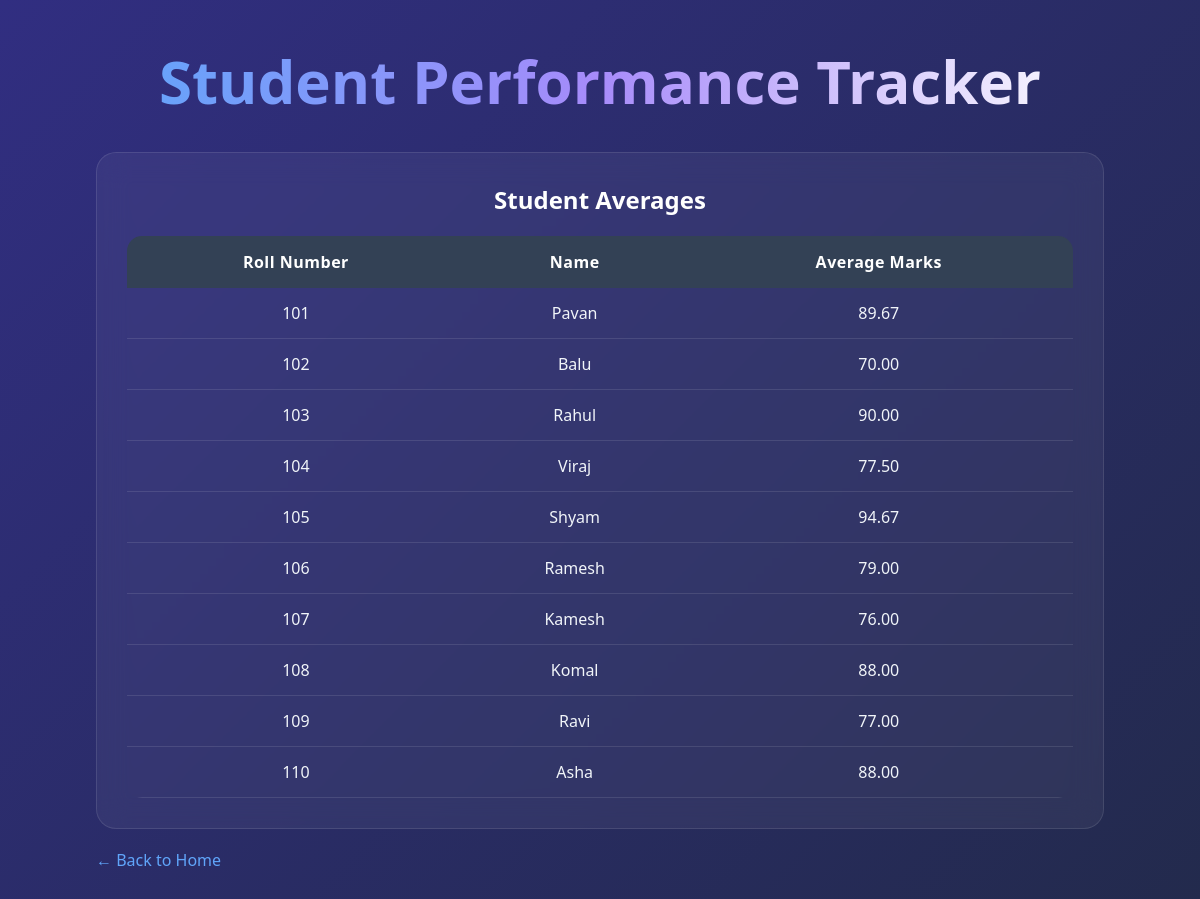
Before: /class_average with the older database file.
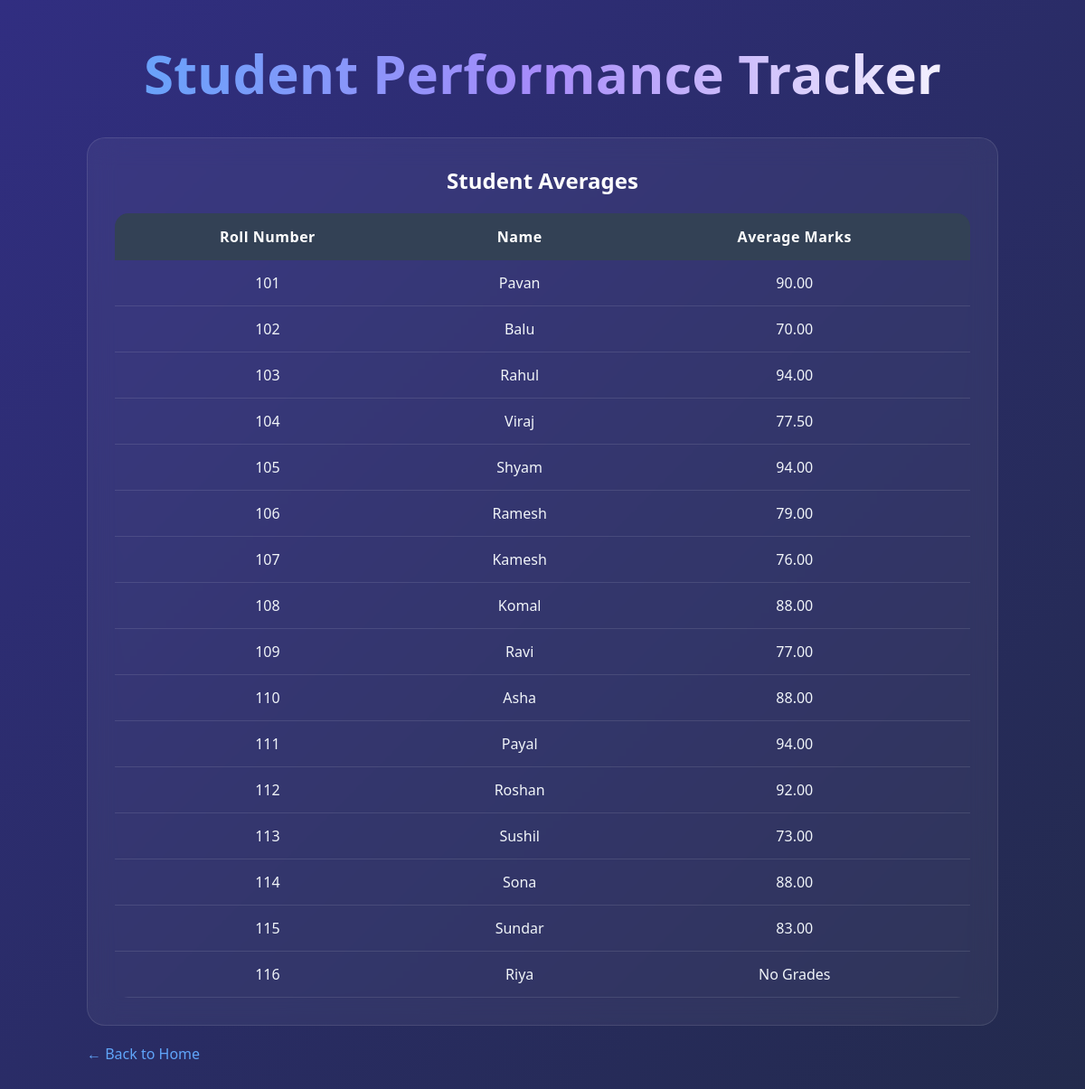
After: the same page with the newer database file.
### tables this page shows
CREATE TABLE students (
    roll_number TEXT PRIMARY KEY,
    name TEXT NOT NULL
);

### app.py (the view)
@app.route("/class_average")
def class_average():
    conn = get_connection()
    cursor = conn.cursor()
    cursor.execute("""
        SELECT s.roll_number,
               s.name,
               AVG(g.marks) AS average_marks
        FROM students s
        LEFT JOIN grades g
        ON s.roll_number = g.roll_number
        GROUP BY s.roll_number, s.name
    """)
    averages = cursor.fetchall()
    conn.close()
    return render_template(
        "class_average.html",
        averages=averages
    )

### db.py (called while the page is built)
def get_connection():
    conn = sqlite3.connect("student_tracker.db")
    conn.row_factory = sqlite3.Row
    return conn

### templates/class_average.html (shortened to what this page needs)
<!DOCTYPE html>
<html>
<head>
    <link rel="stylesheet"
          href="{{ url_for('static', filename='style.css') }}">
</head>
<body>
<div class="page-container">
<h1>Student Performance Tracker</h1>
<div class="table-card">
<h2>Student Averages</h2>
<table>
<tr>
    <th>Roll Number</th>
    <th>Name</th>
    <th>Average Marks</th>
</tr>
{% for student in averages %}
<tr>
    <td>{{ student[0] }}</td>
    <td>{{ student[1] }}</td>
    <td>
        {% if student[2] %}
            {{ "%.2f"|format(student[2]) }}
        {% else %}
            No Grades
        {% endif %}
    </td>
</tr>
{% endfor %}
</table>
</div>
<a href="/" class="back-btn">
← Back to Home
</a>
</div>
</body>
</html>

### static/style.css (style rules this page uses)
* { margin:0; padding:0; box-sizing:border-box; font-family:Segoe UI, sans-serif; }
body { min-height:100vh; background: linear-gradient( 135deg, #020617, #0f172a, #111827); color:white; display:flex; justify-content:center; align-items:center; padding:40px; }
h1 { text-align:center; font-size:60px; margin-bottom:10px; background:linear-gradient( to right, #60a5fa, #a78bfa, white); -webkit-background-clip:text; -webkit-text-fill-color:transparent; }
.page-container { width:90%; max-width:1200px; margin:auto; }
.table-card { background:rgba(255,255,255,0.05); backdrop-filter:blur(15px); padding:30px; border-radius:20px; margin-top:30px; border:1px solid rgba(255,255,255,0.1); }
table { width:100%; border-collapse:collapse; overflow:hidden; border-radius:15px; margin-top:20px; }
th { background: rgba(59,130,246,0.25); color:white; padding:15px; }
td { padding:14px; border-bottom: 1px solid rgba(255,255,255,0.1); }
.back-btn { display:inline-block; margin-top:20px; color:#60a5fa; text-decoration:none; }
.table-card h2 { text-align:center; margin-bottom:20px; }
table td { text-align:left; }
table th { text-align:center; }
body { background: linear-gradient( -45deg, #020617, #0f172a, #1e293b, #312e81); background-size: 400% 400%; animation: gradientMove 12s ease infinite; }
table th, table td { text-align:center; vertical-align:middle; }
.table-card { overflow-x:auto; }
table { width:100%; border-collapse:separate; border-spacing:0; border-radius:15px; overflow:hidden; }
th { background:#334155; color:white; font-weight:600; letter-spacing:0.5px; }
tr { transition:0.2s; }
td { color:#f1f5f9; }

Changed rows visible on the page:
computed for students "Pavan": student "89.67" → "90.00"
computed for students "Rahul": student "90.00" → "94.00"
computed for students "Shyam": student "94.67" → "94.00"
added students: roll_number "111", name "Payal", student "94.00"
added students: roll_number "112", name "Roshan", student "92.00"
added students: roll_number "113", name "Sushil", student "73.00"
added students: roll_number "114", name "Sona", student "88.00"
added students: roll_number "115", name "Sundar", student "83.00"
added students: roll_number "116", name "Riya", shows "No Grades"
